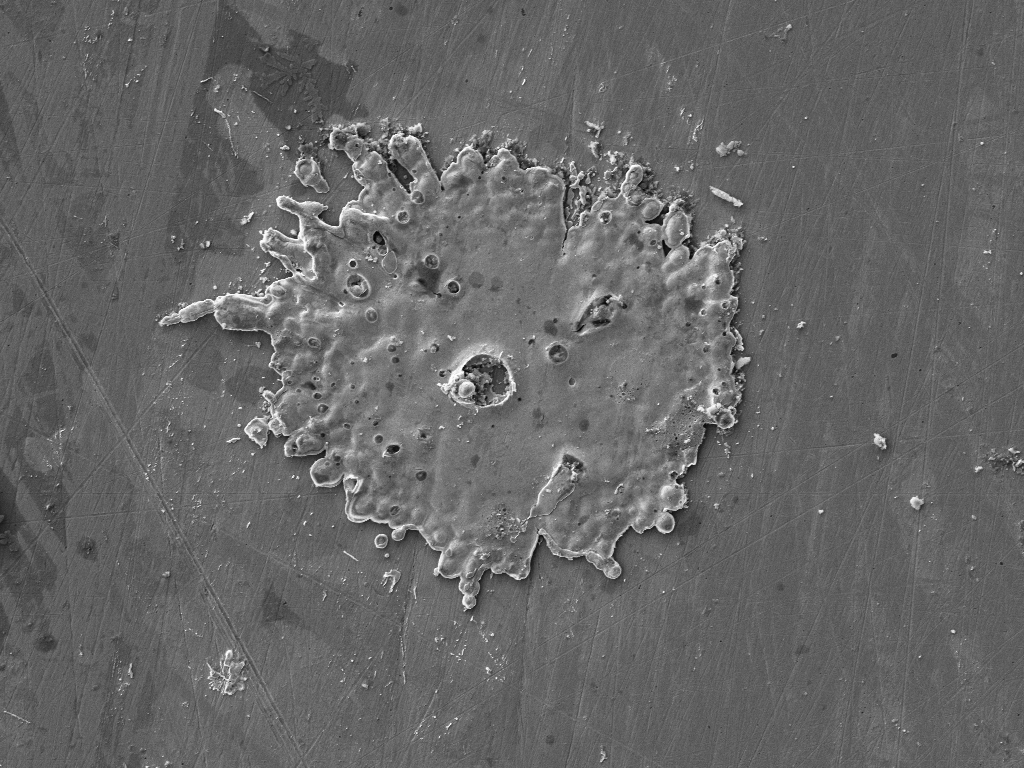
#> input picture images/650 12H 1  006.png, 1024 x 768 px
$ jupyter execute Splat3.ipynb   (older library calls are emulated)
#> lines starting #> are read from the running program, lines starting #| are printed output that depends on the picture; after the words box and inside, x2 and y2 are one past the last pixel; in counts of white or black regions, pixels touching at a corner belong together; long printed decimals are rounded
# Splat Analysis by means Computer Vision

Se va a realizar un estudio y analisis de una splat utilizando tecnicas de Imagen processing y vision por computadora. para ellos se utilizará una gerramienta como python asi como distintas bibliotecas de procesamiento de imagenes como OpenCV y scikit image

## Import packages and parse arguments

Los paquetes que se utilizaran son:

1. `sys`: The sys module provides functions and variables used to manipulate different parts of the Python runtime environment (for example, the list of arguments passed to a command line). https://docs.python.org/3/library/sys.html.
2. `arparse`: The argparse module makes it easy to write user-friendly command-line interfaces. The program defines what arguments it requires, and argparse will figure out how to parse those out of sys.argv. The argparse module also automatically generates help and usage messages and issues errors when users give the program invalid arguments. https://docs.python.org/3/library/argparse.html

[cell 1]
# import the necessary packages
import sys, argparse

import cv2
from PIL import Image, ImageEnhance
import matplotlib.pyplot as plt
import numpy as np

# construct the argument parser and parse the arguments
ap = argparse.ArgumentParser()
ap.add_argument("-i", "--image", default="images/650 12H 1  006.png",
	help="path to input image")
ap.add_argument("-c", "--connectivity", type=int, default=8,
	help="connectivity for connected component analysis")
# Before calling parser.parse_args(), all required flag should be False.
sys.argv = ['-f']
args = vars(ap.parse_args())

## Start the procedure

We start reading the image from disk, obtaining its shape (dimensions, i.e, hight (rows), width (cols) and deep (channels))

We display the image with `matplotlib`

[cell 2]
# START:

# Reading
img = cv2.imread(args["image"])
#> img is the input picture: shape (768, 1024, 3); min 5, max 255, mean 102.5
rows,cols,ch = img.shape
#> rows = 768; cols = 1024; ch = 3
print('(rows,cols,channels)={}'.format(img.shape))
#| (rows,cols,channels)=(768, 1024, 3)
plt.title('Original_Image')
plt.imshow(img)
plt.show()

### Resizing

We want resize the image because is very big.

[cell 3]
# Resizing
img_res = cv2.resize(
	img,
	(int(cols*0.4), int(rows*0.4)),
	interpolation = cv2.INTER_NEAREST
)
print('(rows,cols,channels)={}'.format(img_res.shape))
#| (rows,cols,channels)=(307, 409, 3)
plt.title('Resize Image')
plt.imshow(img_res)
plt.savefig('images/Resize_Image.png')
plt.show()

### Contrast enhacement

It can be convenient adjust the contrast to the image in order to obtain better results. Image is converted to RGB because opencv uses BGR. It is necessary por PIL package due to  PIL package is the responsbile to enhace the image contrast with `ImageEnhace.Contrast()` function

Remember PIl uses images, OpenCV and matplotlib use arrays. We must convert adequatly between them.

[cell 4]
# Adjust Contrast 1%
# Image brightness enhancer
# Notice the COLOR_BGR2RGB which means that the color is
# converted from BGR to RGB
img_con = cv2.cvtColor(img_res, cv2.COLOR_BGR2RGB)
img_pil = Image.fromarray(img_con)
# use a external application in order to show the image
# img_pil.show()

enhancer = ImageEnhance.Contrast(img_pil)

factor = 1.1 #1 gives original image
img_pil_enh = enhancer.enhance(factor)
img_enh = np.asarray(img_pil_enh)

plt.title('Enhanced Image')
plt.imshow(img_enh)
plt.savefig('images/Enhanced_Image.png')
plt.show()

# # or
# img_enh2 = (((img_res - img_res.min()) / (img_res.max() - img_res.min())) **
#            1) * (0.95 - 0.05) + 0.05
#
# plt.title('Enhaced Image 2')
# plt.imshow(img_enh2)
# plt.show()

### Gray convertion and bluring

We convert the image to gray because it is necessary to threshold the image.  It is convenient to blur the image too in order to filter little artifacts previous thresholding.

[cell 5]
# Colour to gray
#
img_gray = cv2.cvtColor(img_enh, cv2.COLOR_RGB2GRAY)
plt.title('Gray Image')
plt.imshow(img_gray, cmap = 'gray')
plt.savefig('images/Gray Image.png')
plt.show()


img_blur = cv2.medianBlur(img_gray, 5)
plt.title('Blur Image')
plt.imshow(img_blur, cmap = 'gray')
plt.savefig('images/Blur_Image.png')
plt.show()

# create a histogram of the blurred grayscale image
histogram, bin_edges = np.histogram(img_gray/255.0 , bins=256, range=(0.0, 1.0))
#> histogram = 256 values, max 4947 at index 97, min 0 at index 2, mean 490.5; bin_edges = 257 values from 0 to 1

plt.plot(bin_edges[0:-1], histogram)
plt.title("Blured-Grayscale Histogram")
plt.xlabel("grayscale value")
plt.ylabel("pixels")
plt.xlim(0, 1.0)
plt.show()
#> figure, not shown here; curve peaks at x = 0.379, y = 4947

### Thresholding

An easy guide for simple thresholding with python can be followed in [Image Thresholding in Python – An Easy and Quick Guide](https://www.askpython.com/python/examples/image-thresholding) or in [OpenCV Thresholding ( cv2.threshold)](https://www.pyimagesearch.com/2021/04/28/opencv-thresholding-cv2-threshold/).

For adaptive thresholding in [Adaptive Thresholding with OpenCV (cv2.adaptiveThreshold)](https://www.pyimagesearch.com/2021/05/12/adaptive-thresholding-with-opencv-cv2-adaptivethreshold/)

[cell 6]
# Thresholding


# apply simple thresholding with a hardcoded threshold value or OTSU thresholding (automatically)

# hardcoded
#(T, img_thr) = cv2.threshold(img_blur, 122, 255, cv2.THRESH_BINARY_INV)
# OTSU
(T, img_thr) = cv2.threshold(img_blur, 0, 255, cv2.THRESH_BINARY | cv2.THRESH_OTSU)
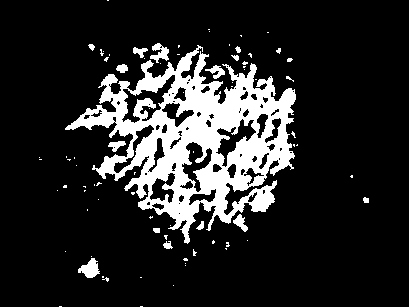
#> img_thr: shape (307, 409); 15.5% white; 81 white regions (65 under 20 px), largest, box (x1, y1, x2, y2) and area: (65, 45, 296, 244) 17879, (78, 258, 100, 278) 256, (150, 43, 169, 63) 201
#> T = 111

# apply adaptive thresholding
# cv2.THRESH_BINARY_INV to indicate that any pixel value that passes the threshold test will
# have an output value of 0. Otherwise, it will have a value of 255

# Adaptive mean
#img_thr = cv2.adaptiveThreshold(img_blur, 255, cv2.ADAPTIVE_THRESH_MEAN_C, cv2.THRESH_BINARY_INV, 21, 2)
# Adaptive gaussian
#img_thr = cv2.adaptiveThreshold(img_blur, 255, cv2.ADAPTIVE_THRESH_GAUSSIAN_C,cv2.THRESH_BINARY_INV, 7, 40)

print('Threshold T={}'.format(T))
#| Threshold T=111.0
plt.title('Thresholded Image')
plt.imshow(img_thr, cmap = 'gray')
plt.savefig('images/Thesholding_Image.png')
plt.show()

We can then apply [morphological operations](https://www.pyimagesearch.com/2021/04/28/opencv-morphological-operations/) to clean up the final segmentation.

[cell 7]
# Morphology

# kernel = np.ones((5,5),np.uint8)

# We manually created a structuring elements with help of Numpy. It is rectangular shape.
# But in some cases, you may need elliptical/circular shaped kernels. So for this purpose,
# OpenCV has a function, cv2.getStructuringElement(). You just pass the shape and size of the kernel,
# you get the desired kernel.

#   Rectangular Kernel  cv2.getStructuringElement(cv2.MORPH_RECT,(5,5))
#   Elliptical Kernel   cv2.getStructuringElement(cv2.MORPH_ELLIPSE,(5,5))
#   Cross-shaped Kernel cv2.getStructuringElement(cv2.MORPH_CROSS,(5,5))


# erosion = cv2.erode(img,kernel,iterations = 1)
# dilation = cv2.dilate(img,kernel,iterations = 1)
# opening = cv2.morphologyEx(img, cv2.MORPH_OPEN, kernel)
# closing = cv2.morphologyEx(img, cv2.MORPH_CLOSE, kernel)
# gradient = cv2.morphologyEx(img, cv2.MORPH_GRADIENT, kernel)
# tophat = cv2.morphologyEx(img, cv2.MORPH_TOPHAT, kernel)
# blackhat = cv2.morphologyEx(img, cv2.MORPH_BLACKHAT, kernel)

kernel = cv2.getStructuringElement(cv2.MORPH_ELLIPSE, (5, 5))

img_close = cv2.morphologyEx(img_thr, cv2.MORPH_CLOSE, kernel,iterations = 2)
#> img_close: shape (307, 409); 21% white; 33 white regions (25 under 20 px), largest, box (x1, y1, x2, y2) and area: (65, 43, 298, 249) 25678, (78, 256, 109, 282) 312, (88, 44, 110, 62) 97
#img_open = img_open == 0
plt.title('Splat Filling Image')
plt.imshow(img_close, cmap = 'gray')
plt.savefig('images/Splat Filling Image.png')
plt.show()

### Connected Components

The function to use is `output = cv2.connectedComponentsWithStats(img_thr)` where:

1. **Number of labels** is the number of objetcs
2. **Labels** is a matrix with size of the input image where each element has a value equal to its label.
3. **Stats** is a matrix of the stats that the function calculates. It has a length equal to the number of labels and a width equal to the number of stats. It can be used with the OpenCV documentation for it:

    Statistics output for each label, including the background label, see below for available statistics.

    Statistics are accessed via stats[label, COLUMN] where available columns are defined below.

    `cv2.CC_STAT_LEFT` The leftmost (x) coordinate which is the inclusive start of the bounding box in the horizontal direction.

    `cv2.CC_STAT_TOP` The topmost (y) coordinate which is the inclusive start of the bounding box in the vertical direction.

    `cv2.CC_STAT_WIDTH` The horizontal size of the bounding box

    `cv2.CC_STAT_HEIGHT` The vertical size of the bounding box

    `cv2.CC_STAT_AREA` The total area (in pixels) of the connected component
4. **Centroids** is a matrix with the x and y locations of each centroid. The row in this matrix corresponds to the label number.


[cell 8]
# Connected Components
# Applying cv2.connectedComponents()
# output = cv2.connectedComponentsWithStats(img_thr)

# apply connected component analysis to the thresholded image
output = cv2.connectedComponentsWithStats(img_close, args["connectivity"], cv2.CV_32S)


# Get the results
# The first cell is the number of labels
# The cv2.connectedComponentsWithStats then returns a 4-tuple of:
# 1. numLabels: The total number of unique labels (i.e., number of total
# components) that were detected
num_labels = output[0]
#> num_labels = 34
# The second cell is the label matrix
# 2. labels: A mask named labels has the same spatial dimensions as our input
# thresh image. For each location in labels, we have an integer ID value that
# corresponds to the connected component where the pixel belongs. You’ll
# learn how to filter the labels matrix later in this section.
labels = output[1]
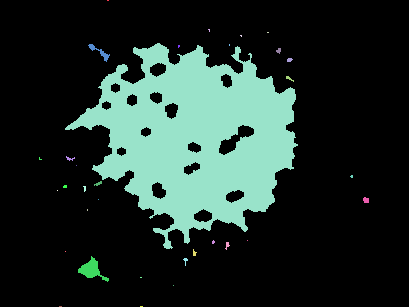
#> labels: shape (307, 409) int32; 34 distinct labels, from 0 to 33; one colour per label, 0 black
# The third cell is the stat matrix
# 3. stats: Statistics on each connected component, including the bounding
# box coordinates and area (in pixels).
stats = output[2]
#> stats = 34 rows, first 6: [0, 0, 409, 307, 99215], [107, 0, 2, 1, 2], [208, 29, 2, 3, 4], [267, 32, 2, 1, 2], [240, 35, 2, 2, 3], [65, 43, 233, 206, 25678]
# The fourth cell is the centroid matrix
# 4. centroids (i.e., center): (x, y)-coordinates of each connected
# component.
centroids = output[3]
#> centroids = 34 pairs, first value 39.6 to 365.6, second value 0 to 306

# [6 lines of commented-out code are left out]
splatArea = stats[1:num_labels, cv2.CC_STAT_AREA].max()
#> splatArea = 25678
print('Splat Area = {} pixels'.format(splatArea))
#| Splat Area = 25678 pixels
splatLabel = np.argmax(stats[0:num_labels, 4] == splatArea)
#> splatLabel = 5
print('Splat Label = {}'.format(splatLabel))
#| Splat Label = 5

img_thr_splat = (labels == splatLabel).astype("uint8") * 255
#> img_thr_splat: shape (307, 409); 20.5% white; 1 white region
plt.title('Splat Thresholding Image')
plt.imshow(img_thr_splat, cmap = 'gray')
plt.savefig('images/Splat Thresholding Image.png')
plt.show()

[cell 9]
# Extracting Features from splat

# Contours can be explained simply as a curve joining all the continuous points (along the boundary),
# having same color or intensity. The contours are a useful tool for shape analysis and object detection
# and recognition.

# For better accuracy, use binary images. So before finding contours, apply threshold or canny edge detection.
# findContours function modifies the source image. So if you want source image even after finding contours,
# already store it to some other variables.
# In OpenCV, finding contours is like finding white object from black background.
# So remember, object to be found should be white and background should be black.

contours, hierarchy = cv2.findContours(img_thr_splat, cv2.RETR_TREE, cv2.CHAIN_APPROX_SIMPLE)
#> contours = 16 contours; largest, box (x1, y1, x2, y2) and area: (65, 43, 298, 249) 27098, (218, 124, 255, 156) 454, (193, 208, 213, 223) 188, (151, 181, 167, 200) 185, (149, 62, 167, 78) 182

# RETR_LIST It simply retrieves all the contours, but doesn’t create any
# parent-child relationship. Parents and kids are equal under this rule,
# and they are just contours. ie they all belongs to same hierarchy level.

# RETR_EXTERNAL If you use this flag, it returns only extreme outer flags.
# All child contours are left behind. We can say, under this law, Only the
# eldest in every family is taken care of. It doesn’t care about other
# members of the family :).

# RETR_CCOMP This flag retrieves all the contours and arranges them to a
# 2-level hierarchy. ie external contours of the object (ie its boundary) are
# placed in hierarchy-1. And the contours of holes inside object (if any) is
# placed in hierarchy-2. If any object inside it, its contour is placed again
# in hierarchy-1 only. And its hole in hierarchy-2 and so on.

# RETR_TREE And this is the final guy, Mr.Perfect. It retrieves all the
# contours and creates a full family hierarchy list. It even tells, who is
# the grandpa, father, son, grandson and even beyond... :).

#print(contours)
#print(hierarchy)

green = (0,255,0)
red = (255,0,0)
M = []    # List Moments
A = []    # List Areas
P = []    # List Perimeters
K = []    # List Convexity
AR = []   # List Aspect Ratio
E = []    # List Extent
S = []    # List Solidity
ED = []   # List Equivalent Diameter
O = []    # List Ellipse Orientation

# All objects in the scene
#for i in range(len(contours)):
# Only the external object
for i in range(1):
	if i == 0:
		color = green
		cont = "External"
	else:
		color = red
		cont = "Internal"
	cnt = contours[i]
	Mo = cv2.moments(cnt)
	M.append(Mo)
	# print(len(contours))
	print("\n##################")
	print("{} Contour".format(cont))
	print("##################")

	##############
	#  FEATURES  #
	##############

	# Centroid
	cx = int(M[i]['m10']/M[i]['m00'])
	cy = int(M[i]['m01']/M[i]['m00'])

	# Area
	area = cv2.contourArea(cnt)
	A.append(area)
	print("Area {}: {}".format(cont, A[i]))

	# Perimeters
	perimeter = cv2.arcLength(cnt, True)
	P.append(perimeter)
	print("Perimeter {}: {}".format(cont, P[i]))

	# Convexity
	k = cv2.isContourConvex(cnt)
	K.append(k)
	print("Convexity {}: {}".format(cont, K[i]))

	# Equivalent Diameter
	equi_diameter = np.sqrt(4*area/np.pi)
	ED.append(equi_diameter)
	print("Equivalent Diameter {}: {}".format(cont, ED[i]))

	# Draw Contours
	cv2.drawContours(img_res, [cnt], 0, color, 2)
	#cv2.drawContours(img_res, [contours[i]], 0, color, 2)

	# Draw Approx Polygone (if epsilon = 0 draw a perfect contour)
	epsilon = 0.009*cv2.arcLength(cnt, True)
	approx = cv2.approxPolyDP(cnt, epsilon, True)
	cv2.drawContours(img_res, [approx], 0, color, 2)

	# Draw Convex Hull calculate Solidity
	# In geometry, the convex hull or convex envelope or convex closure of a
	# shape is the smallest convex set that contains it.
	hull = cv2.convexHull(cnt)
	cv2.drawContours(img_res, [hull], 0, color, 2)
		# Solidity
	hull_area = cv2.contourArea(hull)
	solidity = float(area) / hull_area
	S.append(solidity)
	print("Solidity {}: {}".format(cont, S[i]))

	# Axis-aligned Bounding Rectangle calculate Aspect ratio
	# Bounding Box
	# In geometry,the minimum or smallest bounding or enclosing box for a point
	# set (S) in N dimensions is the box with the smallest measure (area,
	# volume,or hypervolume in higher dimensions) within which all the points
	# lie.
	x, y, w, h = cv2.boundingRect(cnt)
	cv2.rectangle(img_res, (x, y), (x+w, y+h), color, 2)
		# Aspect Ratio
	aspect_ratio = float(w) / h
	AR.append(aspect_ratio)
	print("Aspect Ratio {}: {}".format(cont, AR[i]))
		# Extent
	rect_area = w * h
	extent = float(area) / rect_area
	E.append(extent)
	print("Extent {}: {}".format(cont, E[i]))

	# Arbitrarily oriented Bounding Rectangle (minArea)
	rect = cv2.minAreaRect(cnt)
	box = cv2.boxPoints(rect)
	box = np.int0(box)
	cv2.drawContours(img_res, [box], 0, color, 2)

	# Minimum Enclosing Circle
	(x,y),radius = cv2.minEnclosingCircle(cnt)
	center = (int(x),int(y))
	radius = int(radius)
	cv2.circle(img_res, center, radius, color, 2)

	# Fitting an Ellipse
	ellipse = cv2.fitEllipse(cnt)
	cv2.ellipse(img_res, ellipse, color, 2)
	O.append(ellipse[2])
	print("Ellipse Orientation {}: {}".format(cont, ellipse[2]))

	# Fitting a Line (this can give us a preferent direction)
	rows,cols = img_res.shape[:2]
	[vx, vy, x, y] = cv2.fitLine(cnt, cv2.DIST_L2, 0, 0.01, 0.01)
	lefty = int((-x*vy/vx)+y)
	righty = int(((cols-x)*vy/vx)+y)
	cv2.line(img_res, (cols-1,righty), (0, lefty), color, 2)

	# Mask and Pixel Points
	mask = np.zeros(img_gray.shape,np.uint8)
	cv2.drawContours(mask,[cnt],0,255,-1)
	pixelpoints = np.transpose(np.nonzero(mask))
	#pixelpoints = cv2.findNonZero(mask)

	# Maximum Value, Minimum Value and their locations
	min_val, max_val, min_loc, max_loc = cv2.minMaxLoc(img_gray, mask = mask)

	# Mean Color or Mean Intensity
	mean_val = cv2.mean(img_res, mask = mask)

	# Extreme Points
	leftmost = tuple(cnt[cnt[:, :, 0].argmin()][0])
	rightmost = tuple(cnt[cnt[:, :, 0].argmax()][0])
	topmost = tuple(cnt[cnt[:, :, 1].argmin()][0])
	bottommost = tuple(cnt[cnt[:, :, 1].argmax()][0])
#> this loop made 1 pass
#> (cx, cy, area, perimeter, k, equi_diameter, epsilon, hull_area) on pass 1: (194, 137, 27098, 1280.1, False, 185.7, 11.52, 34288.5)
#| Area External: 27098.0
#| Perimeter External: 1280.112
#| Convexity External: False
#| Equivalent Diameter External: 185.748
#| Solidity External: 0.7903
#| Aspect Ratio External: 1.131
#| Extent External: 0.5646
#| Ellipse Orientation External: 104.428
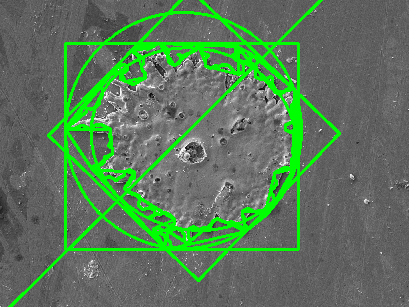
#> img_res: shape (307, 409, 3); mean B, G, R 89.9, 120, 89.9
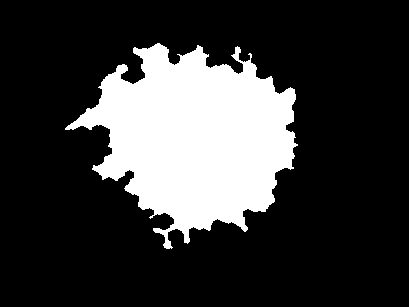
#> mask: shape (307, 409); 22% white; 1 white region, box (x1, y1, x2, y2) and area: (65, 43, 298, 249) 27650
#> after the loop, A = [27098]; AR = [1.13]; E = [0.565]; ED = [185.7]; K = [False]; M = 1 item; O = [104.4]; P = [1280.1]; S = [0.79]

plt.title('Original Image with Features')
plt.imshow(img_res)
plt.savefig('images/Original Image with Features.png')
plt.show()

[cell 10]
# image with external contour
img = cv2.imread(args["image"])
rows,cols,ch = img.shape
#> rows = 768; cols = 1024
print('(rows,cols,channels)={}'.format(img.shape))
#| (rows,cols,channels)=(768, 1024, 3)
plt.title('Original_Image')
plt.imshow(img)
plt.show()

img_res = cv2.resize(
	img,
	(int(cols*0.4), int(rows*0.4)),
	interpolation = cv2.INTER_NEAREST
)

img_contour = np.copy(img_res)
cv2.drawContours(img_contour, [cnt], 0, color, 2)
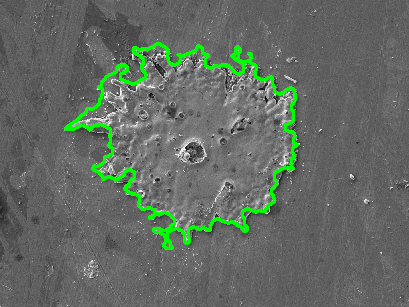
#> img_contour: shape (307, 409, 3); mean B, G, R 98.7, 106.8, 98.7
plt.title('Original draw contours only')
plt.imshow(img_contour)
plt.savefig('images/Original with draw contours only.png')
plt.show()

# Draw Approx Polygone (if epsilon = 0 draw a perfect contour)
# if you change the value for epsilon parameter you can change the aspect of polygon.
img_polygon = np.copy(img_res)
epsilon = 0.009*cv2.arcLength(cnt, True)
approx = cv2.approxPolyDP(cnt, epsilon, True)
#> approx = contour of 29 points, box (x1, y1, x2, y2) (65, 43, 295, 248), area 27498
cv2.drawContours(img_polygon, [approx], 0, color, 2)
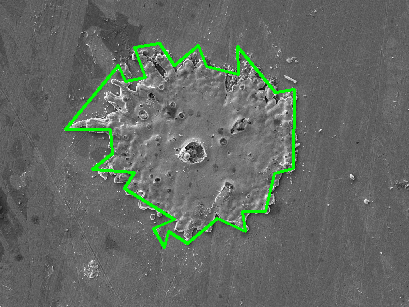
#> img_polygon: shape (307, 409, 3); mean B, G, R 99.9, 105.7, 99.9
plt.title('Original draw aprox polygon only')
plt.imshow(img_polygon)
plt.savefig('images/Original with draw polygon.png')
plt.show()

# Draw Convex Hull calculate Solidity
# In geometry, the convex hull or convex envelope or convex closure of a
# shape is the smallest convex set that contains it.
img_conhull = np.copy(img_res)
hull = cv2.convexHull(cnt)
#> hull = contour of 22 points, box (x1, y1, x2, y2) (65, 43, 298, 249), area 34288
cv2.drawContours(img_conhull, [hull], 0, color, 2)
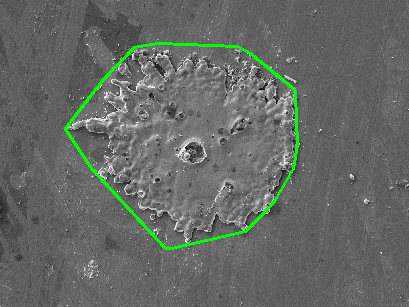
#> img_conhull: shape (307, 409, 3); mean B, G, R 100.7, 105, 100.7
plt.title('Original draw aprox convex hull only')
plt.imshow(img_conhull)
plt.savefig('images/Original with convex hull.png')
plt.show()

# Arbitrarily oriented Bounding Rectangle (minArea)
img_bbox = np.copy(img_res)
rect = cv2.minAreaRect(cnt)
box = cv2.boxPoints(rect)
#> box = [[198.2, 280.1], [48.55, 135.3], [190.4, -11.28], [340, 133.5]]
box = np.int0(box)
#> box = [[198, 280], [48, 135], [190, -11], [339, 133]]
cv2.drawContours(img_bbox, [box], 0, color, 2)
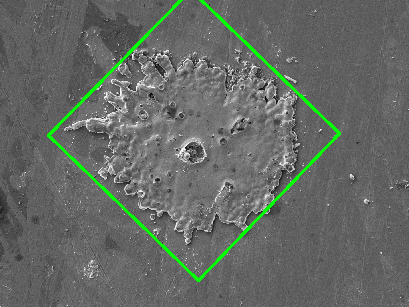
#> img_bbox: shape (307, 409, 3); mean B, G, R 100.4, 105.5, 100.4
plt.title('Original draw aprox Bounding Box only')
plt.imshow(img_bbox)
plt.savefig('images/Original Bounding Box.png')
plt.show()

# Minimum Enclosing Circle
img_mec = np.copy(img_res)
(x,y),radius = cv2.minEnclosingCircle(cnt)
#> x = 183.3; y = 130.9; radius = 118.4
center = (int(x),int(y))
radius = int(radius)
#> radius = 118
cv2.circle(img_mec, center, radius, color, 2)
#> img_mec: shape (307, 409, 3); mean B, G, R 100.7, 105.2, 100.7
plt.title('Original draw aprox minimum enclosing circle only')
plt.imshow(img_mec)
plt.savefig('images/Original minimum enclosing circle.png')
plt.show()

# Fitting an Ellipse
img_fel = np.copy(img_res)
ellipse = cv2.fitEllipse(cnt)
cv2.ellipse(img_fel, ellipse, color, 2)
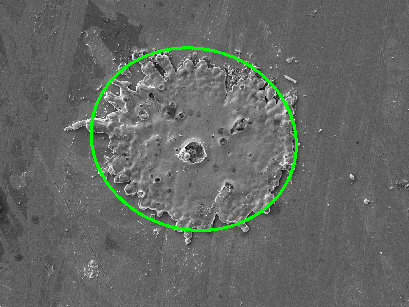
#> img_fel: shape (307, 409, 3); mean B, G, R 100.8, 104.5, 100.8
plt.title('Original draw aprox Fitting an Ellipse only')
plt.imshow(img_fel)
plt.savefig('images/Original Fitting an Ellipse.png')
plt.show()

# Fitting a Line (this can give us a preferent direction)
img_fal = np.copy(img_res)
rows,cols = img_fal.shape[:2]
#> rows = 307; cols = 409
[vx, vy, x, y] = cv2.fitLine(cnt, cv2.DIST_L2, 0, 0.01, 0.01)
#> x = [183.2]; y = [135.4]
lefty = int((-x*vy/vx)+y)
righty = int(((cols-x)*vy/vx)+y)
cv2.line(img_fal, (cols-1,righty), (0, lefty), color, 2)
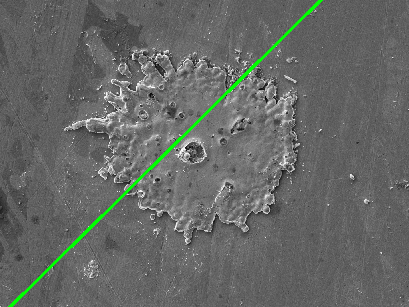
#> img_fal: shape (307, 409, 3); mean B, G, R 101.3, 104.1, 101.3
plt.title('Original draw aprox Fitting a Line only')
plt.imshow(img_fal)
plt.savefig('images/Original Fitting a Line.png')
plt.show()
